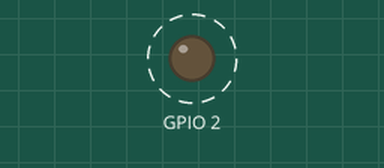
This program was run on a simulated ESP32. Parts: output pins drawn as LEDs (lit = HIGH). Dashed ring = blinking. What the program prints to the serial monitor is not drawn.

Above: at 0.9 s.
Timing chart, 0 to 3.0 s (numbered marks = the images above):
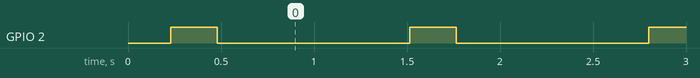

Measured:
- by itself, GPIO 2: alternates HIGH for 0.25 s and LOW for 1.0 s

The program:

main.cpp
```cpp
#include <Arduino.h>
#include "TFT_eSPI.h"
#include "car.h"

// put function declarations here:
int myFunction(int, int);
int myFunction1(int *localPointer);
int myFunction2(int localVar);
void myFunction3(TFT_eSPI *localTFTPointer);
void myFunction4(TFT_eSPI localTFT);
int myDelay = 1000;

namespace car{
  int engine_capacity;
  int color;
}

namespace MotorCycle{
  int engine_capacity;
  int color;
}

void setup() {
  //Serial Baudrate
  Serial.begin(9600);

  while(!Serial){
    ; //Wait for serial port to connect
  }
  // put your setup code here, to run once:
  int result = myFunction(2, 3);
  pinMode(2, OUTPUT);
}

void loop() {
  // put your main code here, to run repeatedly:
  //Experiment 1: Find the Storage address of a Variable
  Serial.println("Experiment #1");
  Serial.print("VariableSize: ");
  Serial.println(myDelay);
  Serial.print("My Variable Location: ");
  Serial.println((int)&myDelay, HEX);     //Dereference to get the variable memory location, cast it to it and convert to HEX
  Serial.println(" ");

  //Experiment 2: Access the Value of a Variable using a Pointer
  Serial.println("Experiment #2");
  int *myDelay_pointer1 = &myDelay;
  Serial.print("Value at Location: ");
  Serial.print((int)&myDelay, HEX);
  Serial.print(" is ");
  Serial.println(*myDelay_pointer1);
  Serial.println(" ");

  //Experiment 3:Change the Value of a Variable using a Pointer
  Serial.println("Experiment #3");
  *myDelay_pointer1 = 500;
  Serial.print("Value at Location: ");
  Serial.print((int)&myDelay, HEX);
  Serial.print(" is ");
  Serial.println(*myDelay_pointer1);
  Serial.println("The new value is " + String(myDelay));
  Serial.println(" ");

  //Experiment 4: Using another pointer to access the same Variable
  Serial.println("Experiment #4");
  int *myDelay_pointer2 = &myDelay;
  *myDelay_pointer2 = 250;
  Serial.print("Value at Location: ");
  Serial.print((int)&myDelay, HEX);
  Serial.print(" is Pointer2: ");
  Serial.println(*myDelay_pointer2);
  Serial.println("The value of Pointer1:" + String(*myDelay_pointer1));
  Serial.println(" ");


  digitalWrite(2, HIGH);
  //Serial.println("ON");
  delay(myDelay);

  digitalWrite(2, LOW);
  //Serial.println("OFF");
  delay(myDelay);

 //Experiment 5:Pass a primitive to a function using a pointer or a reference
  Serial.println("Experiment #5");
  myFunction1(&myDelay);
  Serial.print("Value From Function1 is: ");
  Serial.println(myDelay);
  myFunction2(myDelay);
  Serial.println(" ");

  //Experiment 6: Pass an object to a function via a pointer or reference
  Serial.println("Experiment #6");
  TFT_eSPI TFT = TFT_eSPI();
  Serial.print("TFT Object Location: ");
  Serial.println((int)&TFT, HEX);
  myFunction3(&TFT);
  myFunction4(TFT);
  Serial.println(" ");


  Car myCar("Opel", "Corsa", 2007);
  myCar.color = green;
  myCar.registration_number = "CJ95105";
  myCar.set_chassis_id("ABSS45T006981");
  myCar.print_car_attributes();

  //Car Specs
  car:: color = 1;
  car::engine_capacity = 2000;
  Serial.println("My car's specs:");
  Serial.println("Color: " + String(car::color));
  Serial.println("Engine Capacity: " + String(car::engine_capacity));
  Serial.println(" ");
  //Motor Specs
  MotorCycle:: color = 2;
  MotorCycle::engine_capacity = 1500;
  Serial.println("My Motor's specs");
  Serial.println("Color: " + String(MotorCycle::color));
  Serial.println("Engine Capacity: " + String(MotorCycle::engine_capacity));
  Serial.println(" ");
}

// put function definitions here:
int myFunction(int x, int y) {
  return x + y;
}

int myFunction1(int *localPointer){
   Serial.print("Function1 Local pointer location: ");
   Serial.println((int)localPointer, HEX);
   *localPointer = 1000;
   return 0;
}

int myFunction2(int localVar){
   Serial.print("Function2 Local pointer location: ");
   Serial.println((int)&localVar, HEX);
   return 0;
}

void myFunction3(TFT_eSPI *localTFTPointer){
   Serial.print("Function3 localTFTPointer location: ");
   Serial.println((int)localTFTPointer, HEX);
}

void myFunction4(TFT_eSPI localTFT){
   Serial.print("Function4 LocalTFT location: ");
   Serial.println((int)&localTFT, HEX);

}
```

car.cpp
```cpp
#include "car.h"

void Car:: print_chassis_id(){
    Serial.print("Vehicle Chassis ID");
    Serial.println(Car::_chassis_id);
    Serial.println(" ");
}


void Car::set_chassis_id(String chassis_id){
    Car::_chassis_id = chassis_id;
}

String Car::getcolour(){
    switch(Car::color){
        case blue:
           return "Blue";
        case red:
           return "Red";
        case white:
           return "White";
        case green:
           return "Green";
        case yellow:
           return "Yellow";
    }
}

Car::Car(String car_make, String car_model, int car_year_model){
    Car::make       = car_make;
    Car::model      = car_model;
    Car::year_model = car_year_model;
}

void Car::print_car_attributes(){
    Serial.println("Vehicle make: " + String(Car::make));
    Serial.println("Vehicle Model: " + String(Car::model));
    Serial.println("Vehicle Year: " + String(Car::year_model));

    Serial.println("Vehicle Color: " + (Car::getcolour()));
    Serial.println("Vehicle Registration Number : " + (Car::registration_number));

    Car::print_chassis_id();
}
```

car.h
```cpp
#include <stdio.h>
#include "Arduino.h"

#ifndef car_h
#define car_h

enum Color{blue, red, white, green, yellow};

class Car{
    public:
      Car(String car_make, String car_model, int car_year_model);
      String make;
      String model;
      int year_model;

      String getcolour();
      String registration_number;

      void print_chassis_id();
      void set_chassis_id(String chassis_id);
      void print_car_attributes();

      Color color;


    private:
      String _chassis_id;
};

#endif
```
